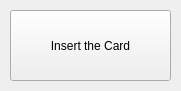
<?xml version="1.0" encoding="UTF-8"?>
<ui version="4.0">
 <class>StartWidget</class>
 <widget class="QWidget" name="StartWidget">
  <property name="geometry">
   <rect>
    <x>0</x>
    <y>0</y>
    <width>181</width>
    <height>91</height>
   </rect>
  </property>
  <property name="windowTitle">
   <string>Form</string>
  </property>
  <widget class="QPushButton" name="InsertCardButton">
   <property name="geometry">
    <rect>
     <x>10</x>
     <y>10</y>
     <width>161</width>
     <height>71</height>
    </rect>
   </property>
   <property name="text">
    <string>Insert the Card</string>
   </property>
  </widget>
 </widget>
 <resources/>
 <connections/>
</ui>
